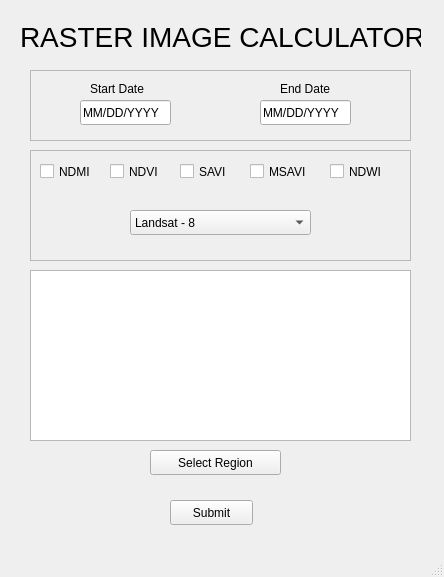
<?xml version="1.0" encoding="UTF-8"?>
<ui version="4.0">
 <class>main_window</class>
 <widget class="QMainWindow" name="main_window">
  <property name="geometry">
   <rect>
    <x>0</x>
    <y>0</y>
    <width>444</width>
    <height>577</height>
   </rect>
  </property>
  <property name="windowTitle">
   <string>MainWindow</string>
  </property>
  <widget class="QWidget" name="centralwidget">
   <widget class="QFrame" name="date_frame">
    <property name="enabled">
     <bool>true</bool>
    </property>
    <property name="geometry">
     <rect>
      <x>30</x>
      <y>70</y>
      <width>381</width>
      <height>71</height>
     </rect>
    </property>
    <property name="frameShape">
     <enum>QFrame::StyledPanel</enum>
    </property>
    <property name="frameShadow">
     <enum>QFrame::Raised</enum>
    </property>
    <widget class="QLabel" name="start_date_label">
     <property name="geometry">
      <rect>
       <x>60</x>
       <y>10</y>
       <width>71</width>
       <height>17</height>
      </rect>
     </property>
     <property name="text">
      <string>Start Date</string>
     </property>
    </widget>
    <widget class="QLabel" name="end_date_label">
     <property name="geometry">
      <rect>
       <x>250</x>
       <y>10</y>
       <width>62</width>
       <height>17</height>
      </rect>
     </property>
     <property name="text">
      <string>End Date</string>
     </property>
    </widget>
    <widget class="QLineEdit" name="start_lineEdit">
     <property name="geometry">
      <rect>
       <x>50</x>
       <y>30</y>
       <width>91</width>
       <height>25</height>
      </rect>
     </property>
     <property name="text">
      <string>MM/DD/YYYY</string>
     </property>
    </widget>
    <widget class="QLineEdit" name="end_lineEdit">
     <property name="geometry">
      <rect>
       <x>230</x>
       <y>30</y>
       <width>91</width>
       <height>25</height>
      </rect>
     </property>
     <property name="text">
      <string>MM/DD/YYYY</string>
     </property>
    </widget>
   </widget>
   <widget class="QPushButton" name="submit">
    <property name="geometry">
     <rect>
      <x>170</x>
      <y>500</y>
      <width>83</width>
      <height>25</height>
     </rect>
    </property>
    <property name="text">
     <string>Submit</string>
    </property>
   </widget>
   <widget class="QFrame" name="dataset_frame">
    <property name="geometry">
     <rect>
      <x>30</x>
      <y>150</y>
      <width>381</width>
      <height>111</height>
     </rect>
    </property>
    <property name="frameShape">
     <enum>QFrame::StyledPanel</enum>
    </property>
    <property name="frameShadow">
     <enum>QFrame::Raised</enum>
    </property>
    <widget class="QComboBox" name="satellite_selector">
     <property name="geometry">
      <rect>
       <x>100</x>
       <y>60</y>
       <width>181</width>
       <height>25</height>
      </rect>
     </property>
     <item>
      <property name="text">
       <string>Landsat - 8</string>
      </property>
     </item>
     <item>
      <property name="text">
       <string>Landsat - 7</string>
      </property>
     </item>
     <item>
      <property name="text">
       <string>Landsat - 5</string>
      </property>
     </item>
     <item>
      <property name="text">
       <string>Sentinel - 2</string>
      </property>
     </item>
    </widget>
    <widget class="QCheckBox" name="ndwi">
     <property name="geometry">
      <rect>
       <x>300</x>
       <y>10</y>
       <width>61</width>
       <height>23</height>
      </rect>
     </property>
     <property name="text">
      <string>NDWI</string>
     </property>
    </widget>
    <widget class="QCheckBox" name="msavi">
     <property name="geometry">
      <rect>
       <x>220</x>
       <y>10</y>
       <width>61</width>
       <height>23</height>
      </rect>
     </property>
     <property name="text">
      <string>MSAVI</string>
     </property>
    </widget>
    <widget class="QCheckBox" name="ndvi">
     <property name="geometry">
      <rect>
       <x>80</x>
       <y>10</y>
       <width>61</width>
       <height>23</height>
      </rect>
     </property>
     <property name="text">
      <string>NDVI</string>
     </property>
    </widget>
    <widget class="QCheckBox" name="ndmi">
     <property name="geometry">
      <rect>
       <x>10</x>
       <y>10</y>
       <width>61</width>
       <height>23</height>
      </rect>
     </property>
     <property name="text">
      <string>NDMI</string>
     </property>
    </widget>
    <widget class="QCheckBox" name="savi">
     <property name="geometry">
      <rect>
       <x>150</x>
       <y>10</y>
       <width>61</width>
       <height>23</height>
      </rect>
     </property>
     <property name="text">
      <string>SAVI</string>
     </property>
    </widget>
   </widget>
   <widget class="QLabel" name="RIC">
    <property name="geometry">
     <rect>
      <x>20</x>
      <y>16</y>
      <width>401</width>
      <height>41</height>
     </rect>
    </property>
    <property name="font">
     <font>
      <pointsize>21</pointsize>
     </font>
    </property>
    <property name="text">
     <string>RASTER IMAGE CALCULATOR</string>
    </property>
   </widget>
   <widget class="QWidget" name="region_widget" native="true">
    <property name="geometry">
     <rect>
      <x>30</x>
      <y>270</y>
      <width>381</width>
      <height>211</height>
     </rect>
    </property>
    <property name="autoFillBackground">
     <bool>false</bool>
    </property>
    <widget class="QTableView" name="region_tableView">
     <property name="geometry">
      <rect>
       <x>0</x>
       <y>0</y>
       <width>381</width>
       <height>171</height>
      </rect>
     </property>
    </widget>
    <widget class="QPushButton" name="region_select_push">
     <property name="geometry">
      <rect>
       <x>120</x>
       <y>180</y>
       <width>131</width>
       <height>25</height>
      </rect>
     </property>
     <property name="text">
      <string>Select Region</string>
     </property>
    </widget>
   </widget>
  </widget>
  <widget class="QMenuBar" name="menubar">
   <property name="geometry">
    <rect>
     <x>0</x>
     <y>0</y>
     <width>444</width>
     <height>22</height>
    </rect>
   </property>
  </widget>
  <widget class="QStatusBar" name="statusbar"/>
 </widget>
 <resources/>
 <connections/>
</ui>
